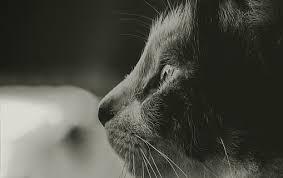
#> input picture Numan Kod Projeleri/Python İle Görüntü işleme/Görüntü işleme/Görüntü işleme/Resim birleştirme/b.jpg, 283 x 178 px
$ python 'Python_hatırlatma.py'
#> lines starting #> are read from the running program, lines starting #| are printed output that depends on the picture
# -*- coding: utf-8 -*-
"""
Created on Sat Feb  5 12:39:15 2022

@author: Numan
"""

""" dosya yolu belirtme"""

import cv2
import numpy as np

img=cv2.imread("b.jpg",)
#> img is the input picture: shape (178, 283, 3); mean B, G, R 66.3, 75.3, 74.4
cv2.imshow("Resim",img)


hor=np.hstack((img,img))
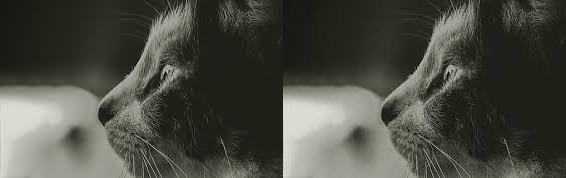
#> hor: shape (178, 566, 3); mean B, G, R 66.3, 75.3, 74.4
cv2.imshow("yeni resim",hor)


ver=np.vstack((img,img))
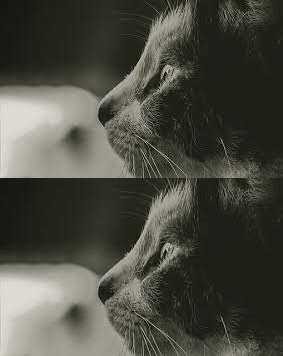
#> ver: shape (356, 283, 3); mean B, G, R 66.3, 75.3, 74.4
cv2.imshow("yeni resim 2",ver)


k=cv2.waitKey(0) & 0xFF
#> (key Esc is pressed here)
if k==27:
    cv2.destroyAllWindows()

elif k!=27:
    cv2.destroyAllWindows()
